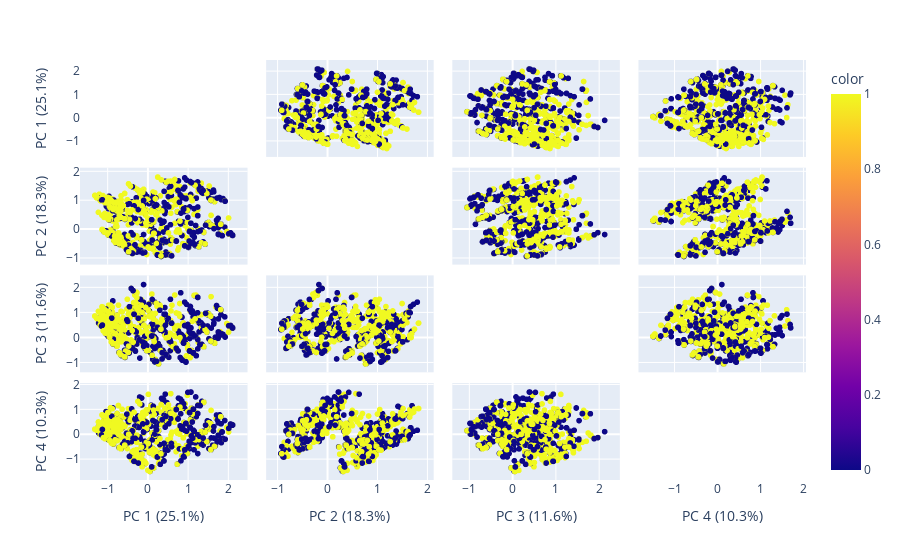

The cell this chart's notebook holds for it:
### Markdown cell above
We plotted the three first components of the PCA and we can see that we cannot distinguish between the two groups (yellow: not recovered, dependent, dead and blue: recovered).

### Code cell
labels = {
    str(i): f"PC {i+1} ({var:.1f}%)"
    for i, var in enumerate(pca_.explained_variance_ratio_ * 100)
}

fig = px.scatter_matrix(
    X_train_pca,
    labels=labels,
    dimensions=range(4),
    color=y_train
)
fig.update_traces(diagonal_visible=False)
fig.show()

### Figure 1 — Plotly figure (JSON) as saved in the notebook; plotly's stock layout.template omitted (floating-point values rounded to 4 significant figures; data arrays with more than 128 entries replaced by an {"elided": "..."} marker saying what was removed)
{"data": [{"diagonal": {"visible": false}, "dimensions": [{"axis": {"matches": true}, "label": "PC 1 (25.1%)", "values": {"elided": "4232 float values"}}, {"axis": {"matches": true}, "label": "PC 2 (18.3%)", "values": {"elided": "4232 float values"}}, {"axis": {"matches": true}, "label": "PC 3 (11.6%)", "values": {"elided": "4232 float values"}}, {"axis": {"matches": true}, "label": "PC 4 (10.3%)", "values": {"elided": "4232 float values"}}], "hovertemplate": "%{xaxis.title.text}=%{x}<br>%{yaxis.title.text}=%{y}<br>color=%{marker.color}<extra></extra>", "legendgroup": "", "marker": {"color": {"elided": "4232 int values"}, "coloraxis": "coloraxis", "symbol": "circle"}, "name": "", "showlegend": false, "type": "splom"}], "layout": {"coloraxis": {"colorbar": {"title": {"text": "color"}}, "colorscale": [[0, "#0d0887"], [0.1111, "#46039f"], [0.2222, "#7201a8"], [0.3333, "#9c179e"], [0.4444, "#bd3786"], [0.5556, "#d8576b"], [0.6667, "#ed7953"], [0.7778, "#fb9f3a"], [0.8889, "#fdca26"], [1, "#f0f921"]]}, "dragmode": "select", "legend": {"tracegroupgap": 0}, "margin": {"t": 60}}}
